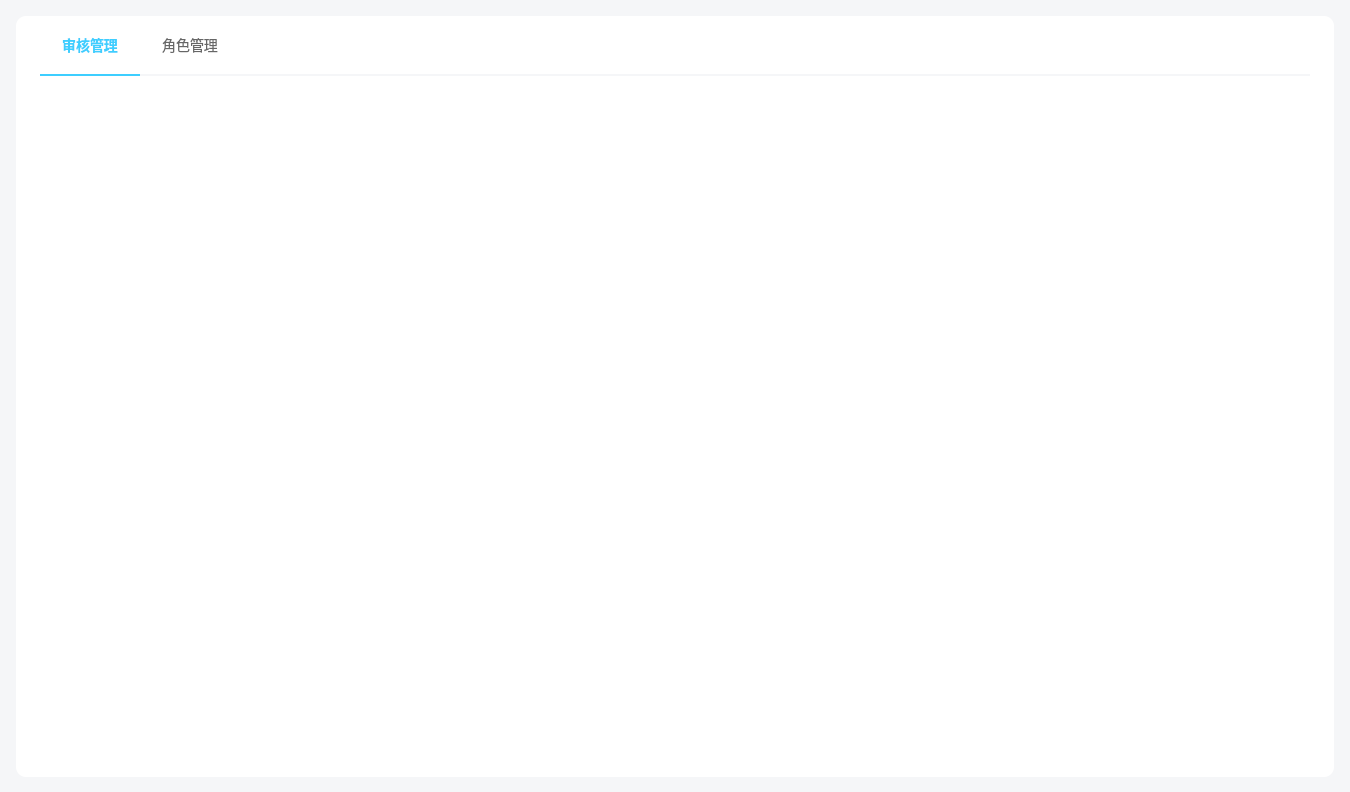
<?xml version="1.0" encoding="UTF-8"?>
<ui version="4.0">
 <class>AdminWidget</class>
 <widget class="QWidget" name="AdminWidget">
  <property name="geometry">
   <rect>
    <x>0</x>
    <y>0</y>
    <width>1350</width>
    <height>792</height>
   </rect>
  </property>
  <property name="windowTitle">
   <string>Form</string>
  </property>
  <layout class="QHBoxLayout" name="horizontalLayout">
   <property name="spacing">
    <number>0</number>
   </property>
   <property name="leftMargin">
    <number>0</number>
   </property>
   <property name="topMargin">
    <number>0</number>
   </property>
   <property name="rightMargin">
    <number>0</number>
   </property>
   <property name="bottomMargin">
    <number>0</number>
   </property>
   <item>
    <widget class="QWidget" name="backgroundWidget" native="true">
     <property name="styleSheet">
      <string notr="true">#backgroundWidget { background-color: #F5F6F8; }</string>
     </property>
     <layout class="QHBoxLayout" name="horizontalLayout_2">
      <property name="spacing">
       <number>0</number>
      </property>
      <property name="leftMargin">
       <number>16</number>
      </property>
      <property name="topMargin">
       <number>16</number>
      </property>
      <property name="rightMargin">
       <number>16</number>
      </property>
      <property name="bottomMargin">
       <number>15</number>
      </property>
      <item>
       <widget class="QWidget" name="container" native="true">
        <property name="styleSheet">
         <string notr="true">#container { background-color: #FFFFFF; border-radius: 10px; }</string>
        </property>
        <layout class="QVBoxLayout" name="verticalLayout">
         <property name="spacing">
          <number>15</number>
         </property>
         <property name="leftMargin">
          <number>24</number>
         </property>
         <property name="topMargin">
          <number>0</number>
         </property>
         <property name="rightMargin">
          <number>24</number>
         </property>
         <property name="bottomMargin">
          <number>0</number>
         </property>
         <item>
          <widget class="QFrame" name="btnBox">
           <property name="minimumSize">
            <size>
             <width>0</width>
             <height>60</height>
            </size>
           </property>
           <property name="maximumSize">
            <size>
             <width>16777215</width>
             <height>60</height>
            </size>
           </property>
           <property name="styleSheet">
            <string notr="true">#btnBox{ border:none; border-bottom: 2px solid #F5F6F8 ; }</string>
           </property>
           <property name="frameShape">
            <enum>QFrame::Shape::StyledPanel</enum>
           </property>
           <property name="frameShadow">
            <enum>QFrame::Shadow::Raised</enum>
           </property>
           <layout class="QHBoxLayout" name="horizontalLayout_3">
            <property name="spacing">
             <number>0</number>
            </property>
            <property name="leftMargin">
             <number>0</number>
            </property>
            <property name="topMargin">
             <number>0</number>
            </property>
            <property name="rightMargin">
             <number>0</number>
            </property>
            <property name="bottomMargin">
             <number>0</number>
            </property>
            <item>
             <widget class="QPushButton" name="checkBtn">
              <property name="minimumSize">
               <size>
                <width>100</width>
                <height>60</height>
               </size>
              </property>
              <property name="maximumSize">
               <size>
                <width>100</width>
                <height>60</height>
               </size>
              </property>
              <property name="styleSheet">
               <string notr="true">#checkBtn { 
	background-color: #FFFFFF; 
	font-size: 14px; 
	color: #3ECEFF; 
	border:none; 
	border-bottom: 2px solid #3ECEFF ; 
	font-family:微软雅⿊; 
	font-weight:bold; 
}</string>
              </property>
              <property name="text">
               <string>审核管理</string>
              </property>
             </widget>
            </item>
            <item>
             <widget class="QPushButton" name="roleBtn">
              <property name="minimumSize">
               <size>
                <width>100</width>
                <height>60</height>
               </size>
              </property>
              <property name="maximumSize">
               <size>
                <width>100</width>
                <height>60</height>
               </size>
              </property>
              <property name="styleSheet">
               <string notr="true">#roleBtn { 	
	background-color: #FFFFFF; 
	font-size: 14px; 
	color: #666666; 
	border:none;
	border-bottom: 2px solid #F5F6F8; 
	font-family:微软雅⿊; 
}</string>
              </property>
              <property name="text">
               <string>角色管理</string>
              </property>
             </widget>
            </item>
            <item>
             <spacer name="horizontalSpacer">
              <property name="orientation">
               <enum>Qt::Orientation::Horizontal</enum>
              </property>
              <property name="sizeHint" stdset="0">
               <size>
                <width>1067</width>
                <height>20</height>
               </size>
              </property>
             </spacer>
            </item>
           </layout>
          </widget>
         </item>
         <item>
          <widget class="QWidget" name="pageBox" native="true">
           <widget class="QWidget" name="checkTable" native="true">
            <property name="geometry">
             <rect>
              <x>0</x>
              <y>0</y>
              <width>1270</width>
              <height>686</height>
             </rect>
            </property>
           </widget>
           <widget class="QWidget" name="roleTable" native="true">
            <property name="geometry">
             <rect>
              <x>0</x>
              <y>0</y>
              <width>1270</width>
              <height>686</height>
             </rect>
            </property>
           </widget>
          </widget>
         </item>
        </layout>
       </widget>
      </item>
     </layout>
    </widget>
   </item>
  </layout>
 </widget>
 <resources/>
 <connections/>
</ui>
